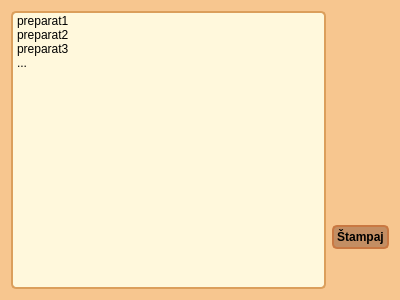
<?xml version="1.0" encoding="UTF-8"?>
<ui version="4.0">
 <class>listaNar</class>
 <widget class="QDialog" name="listaNar">
  <property name="geometry">
   <rect>
    <x>0</x>
    <y>0</y>
    <width>400</width>
    <height>300</height>
   </rect>
  </property>
  <property name="windowTitle">
   <string>Lista</string>
  </property>
  <property name="styleSheet">
   <string notr="true">QWidget {
   background-color: #f7c68f;
}

/* Nice Windows-XP-style password character. */
QLineEdit[echoMode=&quot;2&quot;] {
    lineedit-password-character: 9679;
}

/* We provide a min-width and min-height for push buttons
   so that they look elegant regardless of the width of the text. */
QPushButton {
    background-color: #c38e63;
    border-width: 2px;
    border-color: #c97842;
    border-style: solid;
    border-radius: 5;
    padding: 3px;
    min-width: 9ex;
    min-height: 2.5ex;
}

QPushButton:hover {
   background-color: #eaab81;
}

/* Increase the padding, so the text is shifted when the button is
   pressed. */
QPushButton:pressed {
    padding-left: 5px;
    padding-top: 5px;
    background-color: #db9f5c;
}

QLabel, QAbstractButton {
    font: bold;
}

/* Mark mandatory fields with a brownish color. */
.mandatory {
    color: brown;
}

/* Bold text on status bar looks awful. */
QStatusBar QLabel {
   font: normal;
}

QStatusBar::item {
    border-width: 1;
    border-color: darkkhaki;
    border-style: solid;
    border-radius: 2;
}

QComboBox, QLineEdit, QSpinBox, QTextEdit, QListView {
    background-color: cornsilk;
    selection-color: #0a214c; 
    selection-background-color: #C19A6B;
}

QComboBox::drop-down:hover {
    image: url(:/home/pharmacy/kucica.jpg);
}

QListView {
    show-decoration-selected: 1;
}

QListView::item:hover {
    background-color: wheat;
}

/* We reserve 1 pixel space in padding. When we get the focus,
   we kill the padding and enlarge the border. This makes the items
   glow. */
QLineEdit, QFrame {
    border-width: 2px;
    padding: 1px;
    border-style: solid;
    border-color: #db9f5c;
    border-radius: 5px;
}

/* As mentioned above, eliminate the padding and increase the border. */
QLineEdit:focus, QFrame:focus {
    border-width: 3px;
    padding: 0px;
}

/* A QLabel is a QFrame ... */
QLabel {
    border: none;
    padding: 0;
    background: none;
}

/* A QToolTip is a QLabel ... */
QToolTip {
    border: 2px solid #db9f5c;
    padding: 5px;
    border-radius: 3px;
    opacity: 200;
}

/* Nice to have the background color change when hovered. */
QRadioButton:hover, QCheckBox:hover {
    background-color: wheat;
}

/* Force the dialog's buttons to follow the Windows guidelines. */
QDialogButtonBox {
    button-layout: 0;
}

/*-------------------------------------------------------------------------------------------Menu bar------------------------------------------------------------------------------------------------------ --*/
QMenuBar {
    background-color: qlineargradient(x1:0, y1:0, x2:0, y2:1, stop:0 #d68844, stop:1 #a56126); /*svetli braon,  tamni braon*/
}

QMenuBar::item {
    spacing: 3px; /* spacing between menu bar items */
    padding: 5px 4px;
    background: #db9f6f;
    border-radius: 4px;
    color: #593920;
}

QMenuBar::item:selected { /* when selected using mouse or keyboard */
    background: #f2c196; /* boja koze */
}

QMenuBar::item:pressed {
    background: #8c7252; /* sivi braon */
}

/*--------------------------------------------------------------------------------Menu ----------------------------------------------------------------------------------------------------------------------*/
QMenu {
    background-color: #f7c68f; /* sets background of the menu */
    border: 1px solid black;
}

QMenu::item {
    /* sets background of menu item. set this to something non-transparent
        if you want menu color and menu item color to be different */
    background-color: #f2ca9d;
}

QMenu::item:selected { /* when user selects item using mouse or keyboard */
    background-color: #a36c35;
}
</string>
  </property>
  <layout class="QHBoxLayout" name="horizontalLayout">
   <item>
    <widget class="QListWidget" name="listWidget">
     <item>
      <property name="text">
       <string>preparat1</string>
      </property>
     </item>
     <item>
      <property name="text">
       <string>preparat2</string>
      </property>
     </item>
     <item>
      <property name="text">
       <string>preparat3</string>
      </property>
     </item>
     <item>
      <property name="text">
       <string>...</string>
      </property>
     </item>
    </widget>
   </item>
   <item>
    <layout class="QVBoxLayout" name="verticalLayout" stretch="5,1,0">
     <item>
      <spacer name="verticalSpacer">
       <property name="orientation">
        <enum>Qt::Vertical</enum>
       </property>
       <property name="sizeHint" stdset="0">
        <size>
         <width>20</width>
         <height>40</height>
        </size>
       </property>
      </spacer>
     </item>
     <item>
      <widget class="QPushButton" name="pushButton">
       <property name="text">
        <string>Štampaj</string>
       </property>
      </widget>
     </item>
     <item>
      <spacer name="verticalSpacer_2">
       <property name="orientation">
        <enum>Qt::Vertical</enum>
       </property>
       <property name="sizeHint" stdset="0">
        <size>
         <width>20</width>
         <height>40</height>
        </size>
       </property>
      </spacer>
     </item>
    </layout>
   </item>
  </layout>
 </widget>
 <resources/>
 <connections/>
</ui>
